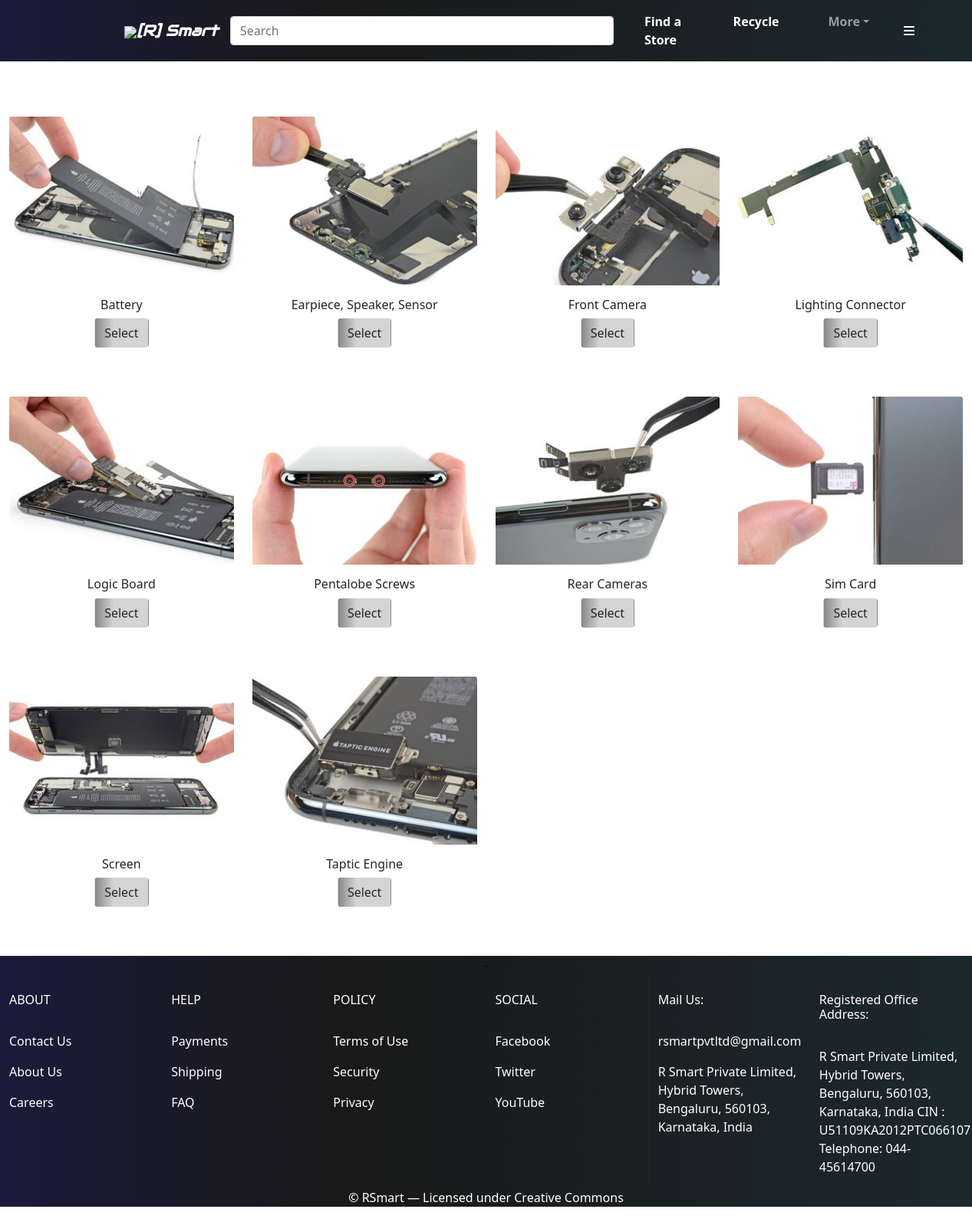
The page /webapp/partsdisplay/ on the database its author committed.
### smartapp/models.py (models this page shows)
class partsmodel(models.Model):
    image = models.ImageField(upload_to='smartapp/static')
    pname = models.CharField(max_length=25)
    price = models.CharField(max_length=40)
    type = models.CharField(max_length=40)

### smartapp/views.py (the view)
# urls.py: path('partsdisplay/', partsdisplay),
def partsdisplay(request):
    a = partsmodel.objects.all()
    im = []
    pname = []
    price = []
    type = []
    id = []
    for i in a:
        id1 = i.id
        id.append(id1)
        img = i.image
        im.append(str(img).split('/')[-1])
        nm = i.pname
        pr = i.price
        tp = i.type
        pname.append(nm)
        price.append(pr)
        type.append(tp)
    mylist = zip(im, pname, price, type, id)
    return render(request, 'partsdisplay.html', {'list': mylist})

### smartapp/templates/partsdisplay.html (shortened to what this page needs)
<!DOCTYPE html>
<html lang="en">
{% load static %}
<head>
    <link href="https://cdn.jsdelivr.net/npm/bootstrap@5.0.2/dist/css/bootstrap.min.css" rel="stylesheet"
>
</head>
    <nav class="navbar navbar-expand-lg navbar-dark" style="background: rgb(2,0,36);
background: linear-gradient(90deg, rgba(2,0,36,0.8996848739495799) 0%, rgba(0,0,0,0.9024859943977591) 35%, rgba(1,16,22,0.8996848739495799) 100%);">
        <div class="container-fluid" style="margin-left: 150px;">
            <div><img src="https://assets.cdn.ifixit.com/static/images/footer/fist-circle-white.png"></div>
            <b><a class="navbar-brand" style="font-family: Audiowide, sans-serif" href="http://127.0.0.1:8000/webapp/userprofile/"><i>[R] Smart</i></a></b>
            <form class="d-flex">
                <input class="form-control me-2" type="search" placeholder="Search" aria-label="Search" style="width: 500px;">
            </form>
            <div class="collapse navbar-collapse" id="navbarSupportedContent">
                <ul class="navbar-nav me-auto mb-2 mb-lg-0">
                    <li class="nav-item">
                        <a class="nav-link active me-4 ms-4" href="http://127.0.0.1:5500/offlinestoresdisplay/"><b>Find a Store</b></a>
                    </li>
                    <li class="nav-item">
                        <a class="nav-link active me-4 ms-4" href="http://127.0.0.1:5500/recycle/"><b>Recycle</b></a>
                    </li>
                    <li class="nav-item dropdown me-4 ms-4">
                        <a class="nav-link dropdown-toggle" href="#" role="button" data-bs-toggle="dropdown" aria-expanded="false"><b>More</b></a>
                    </li>
                </ul>
                                  <button class="btn" type="button" data-bs-toggle="offcanvas" data-bs-target="#offcanvasRight" aria-controls="offcanvasRight" style="color: white; margin-right: 50px;"><i class="fa-solid fa-bars"></i></button>
            </div>
        </div>
    </nav><br>
<body>
<div class="container-fluid">
        <div class="row">
            {% for i,j,k,l,m in list %}
            {% if l == "iPhone" %}
            <div class="col-lg-3 col-md-3 col-sm-10"><br>
                <div class="card" style="border: none;"><br>
                    <center><img
                            src="{% static i %}"
                            class="card-img-top" style="height: 100%; width: 100%;"></center>
                    <div align="center" class="card-body">
                        <h6 class="card-title">{{j}}</h6>
                        <a href="http://127.0.0.1:8000/webapp/buyparts/{{m}}" class="btn text-black" style="background: linear-gradient(90deg, rgba(136,136,136,1) 0%, rgba(212,212,212,1) 35%);">Select</a>
                    </div>
                </div>
            </div>
            {% endif %}
            {% endfor %}
        </div>
</div>
</body>
    <div class="container-fluid text-white mt-5" style="background: rgb(2,0,36);
background: linear-gradient(90deg, rgba(2,0,36,0.8996848739495799) 0%, rgba(0,0,0,0.9024859943977591) 35%, rgba(1,16,22,0.8996848739495799) 100%);">
        <div class="row">
            <div align="center" style="color: rgb(2,0,36);">-</div>
            <div class="col-lg-2 col-md-4 col-sm-10"><br>
                <h6>ABOUT</h6><br>
                <p>Contact Us</p>
                <p>About Us</p>
                <p>Careers</p>
            </div>
            <div class="col-lg-2 col-md-4 col-sm-10"><br>
                <h6>HELP</h6><br>
                <p>Payments</p>
                <p>Shipping</p>
                <p>FAQ</p>
            </div>
            <div class="col-lg-2 col-md-4 col-sm-10"><br>
                <h6>POLICY</h6><br>
                <p>Terms of Use</p>
                <p>Security</p>
                <p>Privacy</p>
            </div>
            <div class="col-lg-2 col-md-4 col-sm-10"><br>
                <h6>SOCIAL</h6><br>
                <p>Facebook</p>
                <p>Twitter</p>
                <p>YouTube</p>
            </div>
            <div class="col-lg-2 col-md-4 col-sm-10 border-start border-dark"><br>
                <h6>Mail Us:</h6><br>
                <p>rsmartpvtltd@gmail.com</p><p>
                    R Smart Private Limited,
                    Hybrid Towers,
                    Bengaluru, 560103,
                    Karnataka, India</p>
            </div>
            <div class="col-lg-2 col-md-4 col-sm-10"><br>
                <h6>Registered Office Address:</h6><br>
                <p>R Smart Private Limited,
                    Hybrid Towers,
                    Bengaluru, 560103,
                    Karnataka, India
                    CIN : U51109KA2012PTC066107
                    Telephone: 044-45614700</p>
            </div>
        </div>
        <p align="center">© RSmart — Licensed under Creative Commons</p>
    </div>
</html>

### rows shown on the page
partsmodel: type "iPhone" (drawn), list "Battery"
partsmodel: type "iPhone" (drawn), list "Earpiece, Speaker, Sensor"
partsmodel: type "iPhone" (drawn), list "Front Camera"
partsmodel: type "iPhone" (drawn), list "Lighting Connector"
partsmodel: type "iPhone" (drawn), list "Logic Board"
partsmodel: type "iPhone" (drawn), list "Pentalobe Screws"
partsmodel: type "iPhone" (drawn), list "Rear Cameras"
partsmodel: type "iPhone" (drawn), list "Sim Card"
partsmodel: type "iPhone" (drawn), list "Screen"
partsmodel: type "iPhone" (drawn), list "Taptic Engine"
